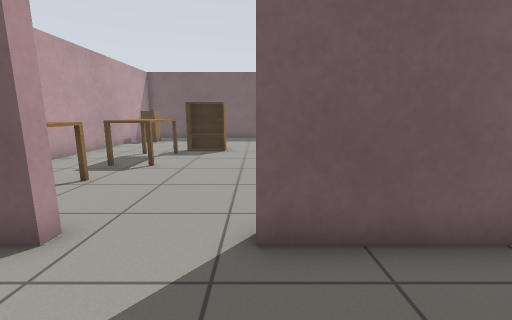
view 1 (above)

22 first-person views from a walk through a robot-simulator world made for Gazebo. The camera is 0.9 m above the floor, tilts 10° down and sees 90° across. The floor is counted in squares, 0.5 m on a side. Each view is taken from the middle of a square. On the plan, view 1 faces up. The plan holds only what a view shows up to about 15 squares ahead; the rest is blank. Some stock models are drawn as simple stand-ins. Surface patterns are stand-ins for the level's own textures.

view 2
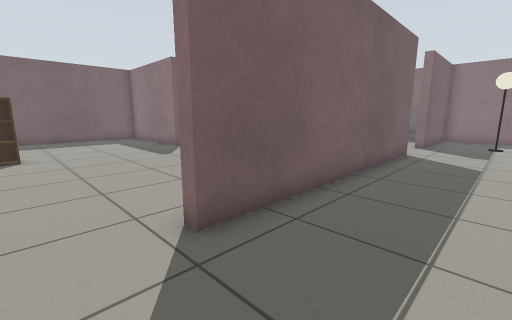

view 3
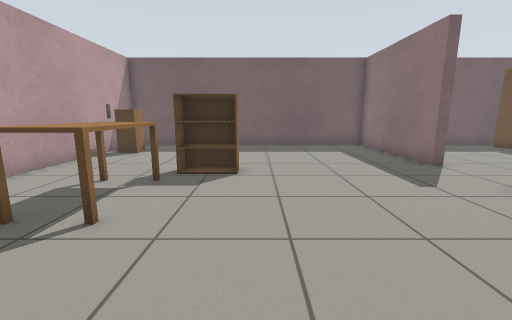

view 4
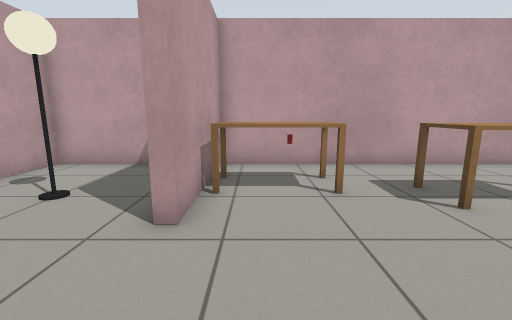

view 5
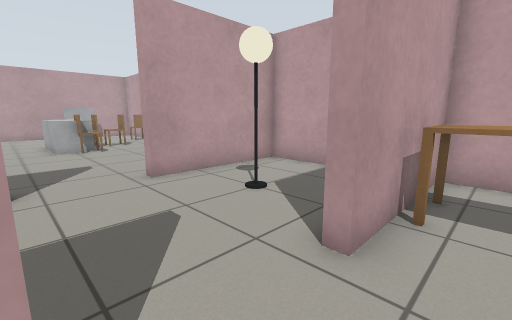

view 6
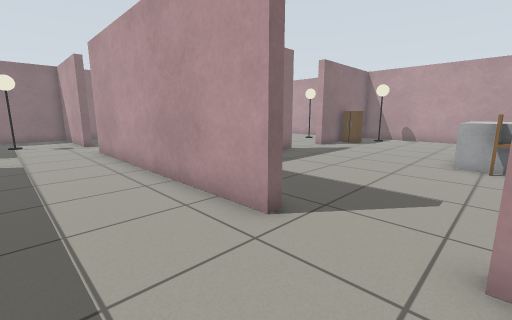

view 7
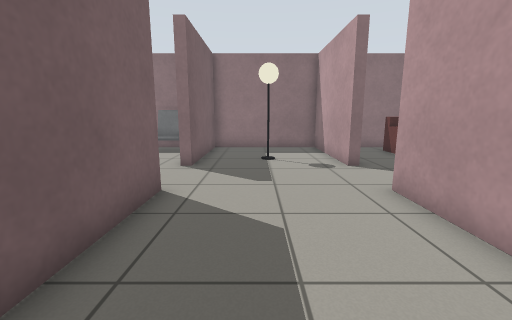

view 8
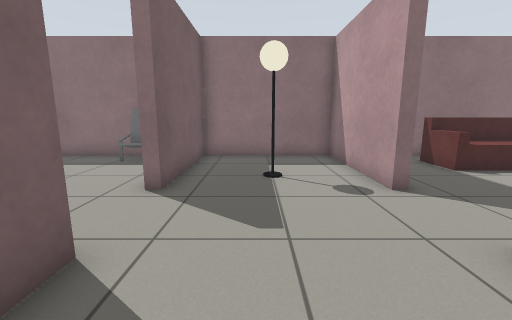

view 9
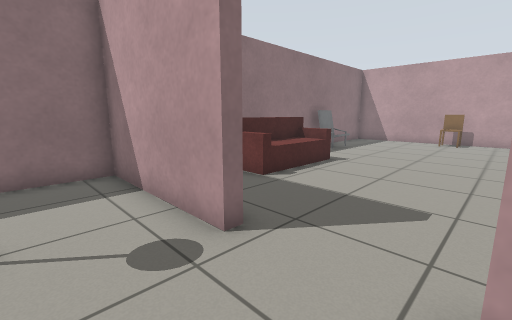

view 10
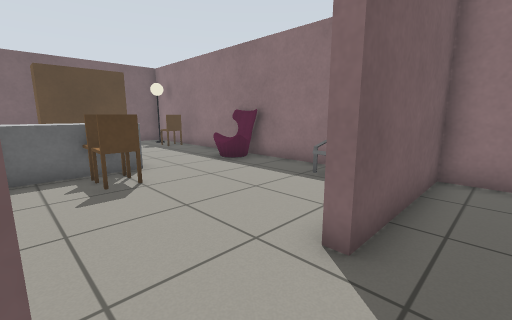

view 11
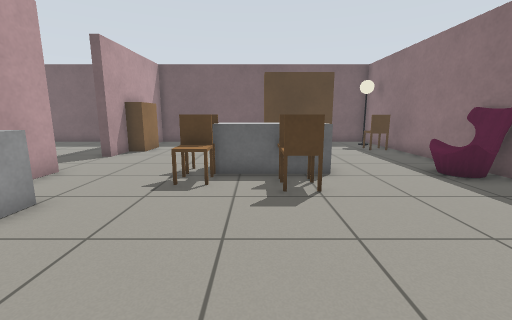

view 12
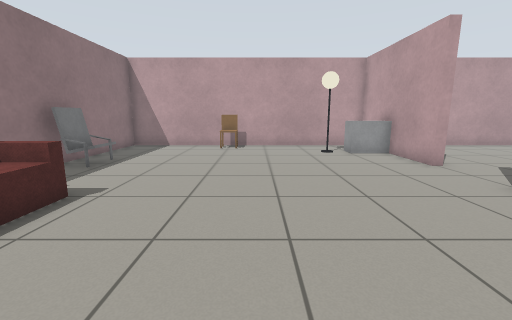

view 13
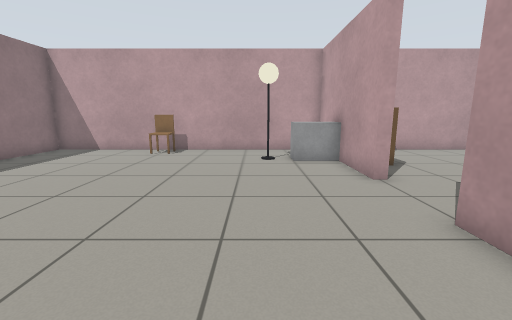

view 14
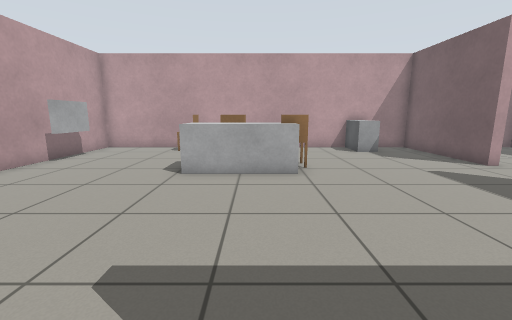

view 15
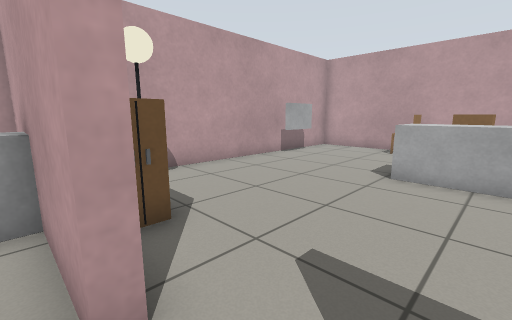

view 16
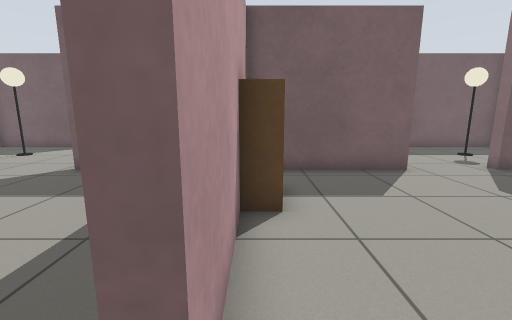

view 17
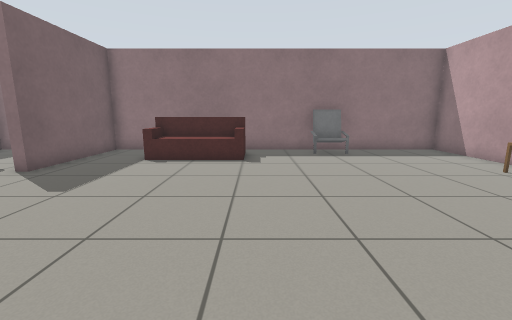

view 18
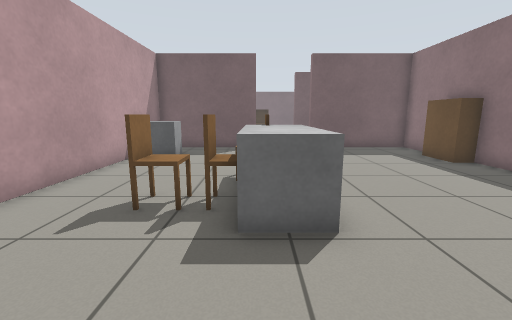

view 19
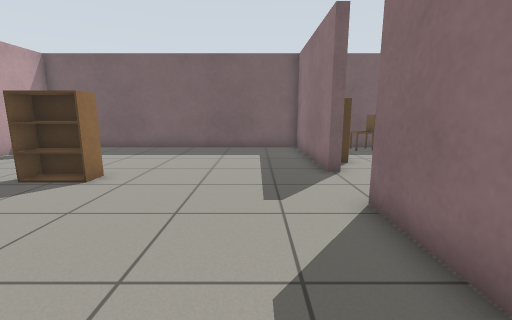

view 20
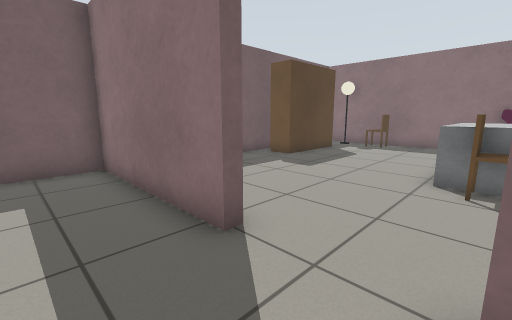

view 21
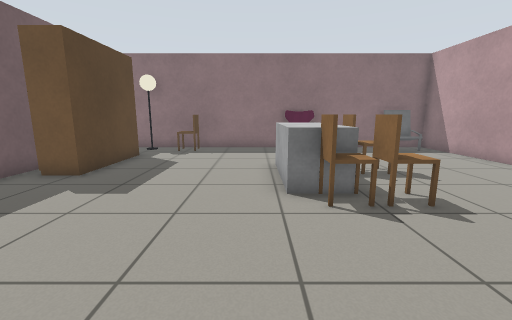

view 22
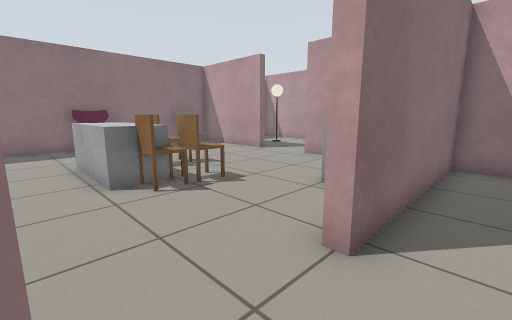

### Floor plan
Ten units are one square. View 1 is at (0, 0); x grows to the right and y downward. Boxes are objects, and circles mark ways between rooms. Rooms are numbered by the first view taken in them; rooms with no view inside come last. Other rooms are left out.
<svg viewBox="-90 -208 290 408">
<path fill="none" stroke="#000" d="M39 -37 53 -37 53 -110M-45 -37 -30 -37 -30 -33 -83 -33M57 -140 53 -140 53 -203 -83 -203 -83 -37 -64 -37M0 27 0 23 110 23M111 -33 0 -33 0 -38M-83 -11 -83 23 -30 23 -30 27M140 27 140 23 193 23 193 -33 140 -33M53 100 53 75M52 130 57 130 57 145M57 75 57 100M53 56 53 27 0 27M57 176 57 193 193 193 193 146M111 27 57 27 57 42M-30 27 -83 27 -83 44M-35 193 31 193M-83 68 -83 193 -54 193M193 122 193 27 140 27M57 100 53 100"/>
<rect x="-75" y="-185" width="10" height="20" fill="#bbb"><title>cabinet</title></rect>
<rect x="-65" y="-75" width="20" height="40" fill="#bbb"><title>table</title></rect>
<rect x="-55" y="-15" width="20" height="20" fill="#bbb"><title>lamp</title></rect>
<rect x="-55" y="-125" width="20" height="40" fill="#bbb"><title>table</title></rect>
<rect x="-45" y="-115" width="10" height="10" fill="#bbb"><title>other object</title></rect>
<rect x="-35" y="-135" width="20" height="10" fill="#bbb"><title>bookshelf</title></rect>
<rect x="145" y="-15" width="20" height="20" fill="#bbb"><title>lamp</title></rect>
<rect x="-85" y="45" width="20" height="20" fill="#bbb"><title>grey box</title></rect>
<rect x="-75" y="135" width="10" height="20" fill="#bbb"><title>other object</title></rect>
<rect x="-55" y="185" width="20" height="10" fill="#bbb"><title>TV</title></rect>
<rect x="-55" y="115" width="10" height="10" fill="#bbb"><title>chair</title></rect>
<rect x="-45" y="115" width="20" height="10" fill="#bbb"><title>chair</title></rect>
<rect x="-35" y="95" width="20" height="40" fill="#bbb"><title>grey box</title></rect>
<rect x="-35" y="95" width="10" height="10" fill="#bbb"><title>chair</title></rect>
<rect x="25" y="165" width="20" height="20" fill="#bbb"><title>lamp</title></rect>
<rect x="35" y="145" width="20" height="20" fill="#bbb"><title>cabinet</title></rect>
<rect x="45" y="55" width="10" height="20" fill="#bbb"><title>bookshelf</title></rect>
<rect x="55" y="155" width="20" height="20" fill="#bbb"><title>grey box</title></rect>
<rect x="55" y="45" width="10" height="20" fill="#bbb"><title>bookshelf</title></rect>
<rect x="75" y="155" width="20" height="20" fill="#bbb"><title>lamp</title></rect>
<rect x="125" y="175" width="20" height="10" fill="#bbb"><title>chair</title></rect>
<rect x="155" y="55" width="30" height="40" fill="#bbb"><title>sofa</title></rect>
<rect x="175" y="125" width="20" height="20" fill="#bbb"><title>armchair</title></rect>
<circle cx="-10" cy="30" r="3" fill="#2a7"/>
<circle cx="130" cy="30" r="3" fill="#2a7"/>
<text x="10" y="-70">1</text>
<text x="50" y="110">2</text>
</svg>
Room 1 opens to room 2.

Where each view was taken, in squares from view 1:
view 1: 0 up, 0 right, facing up
view 2: 0 up, 2 left, facing up-right
view 3: 5 up, 1 left, facing up
view 4: 5 up, 1 right, facing left
view 5: 5 up, 0 right, facing down-left
view 6: 1 up, 3 left, facing down-right
view 7: 1 up, 5 right, facing right
view 8: 1 up, 8 right, facing right
view 9: 0 up, 11 right, facing down-right
view 10: 2 up, 11 right, facing up-right
view 11: 3 up, 12 right, facing up
view 12: 4 down, 12 right, facing down
view 13: 6 down, 9 right, facing down
view 14: 11 down, 6 right, facing left
view 15: 11 down, 6 right, facing down-left
view 16: 11 down, 6 right, facing up
view 17: 10 down, 6 right, facing right
view 18: 17 down, 3 left, facing up
view 19: 6 up, 3 right, facing up
view 20: 11 up, 3 right, facing up-right
view 21: 13 up, 5 right, facing right
view 22: 14 up, 4 right, facing down-right
